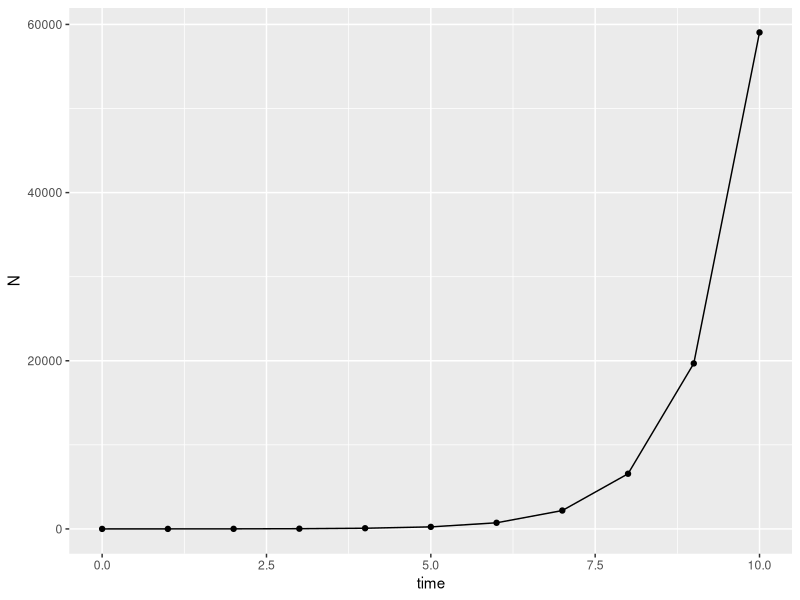
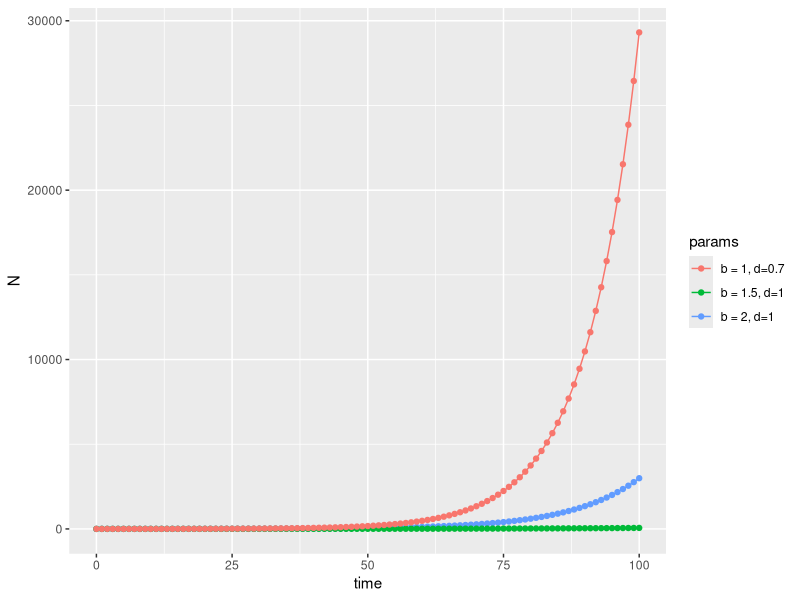
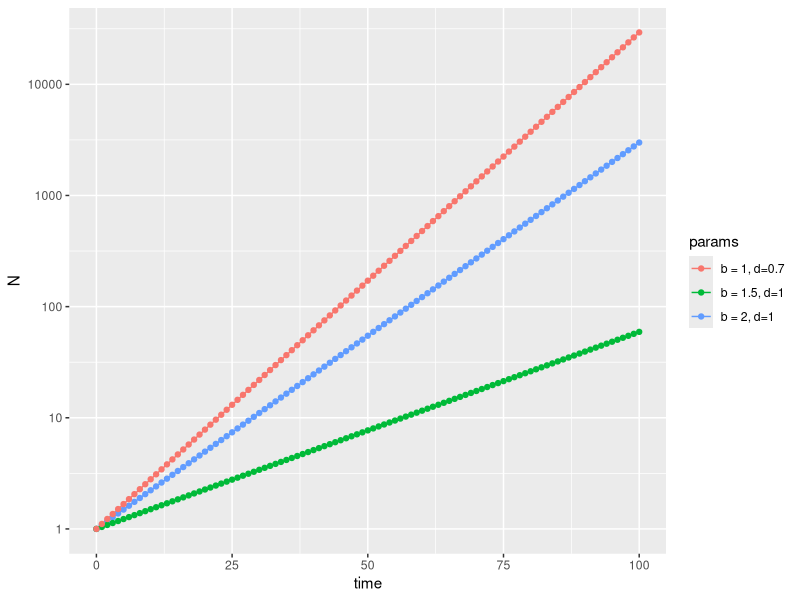
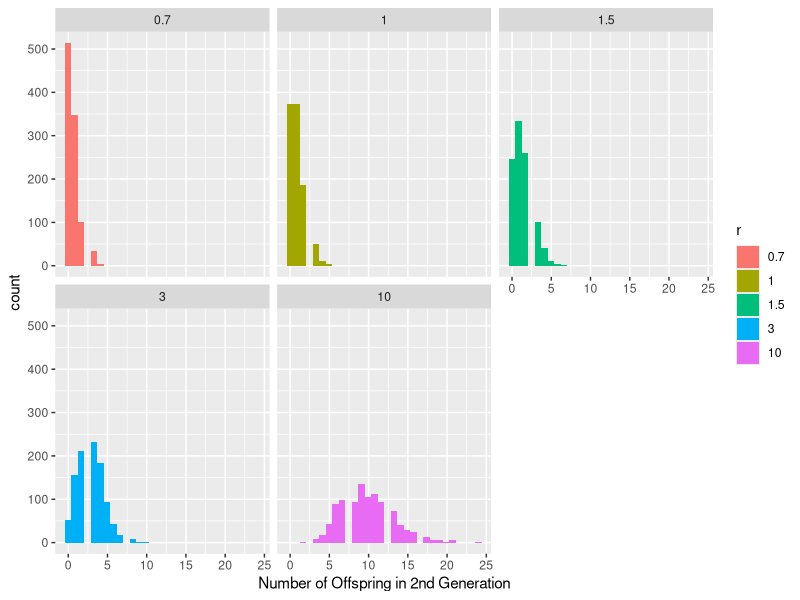
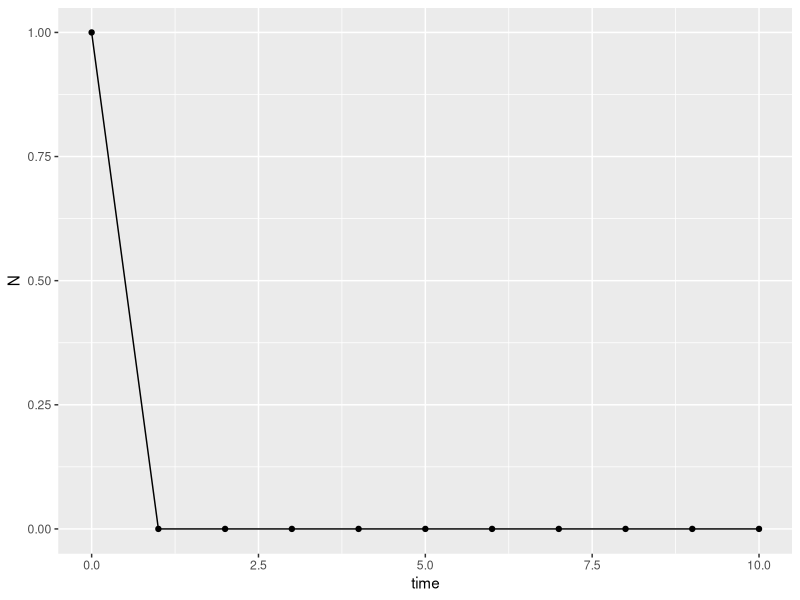
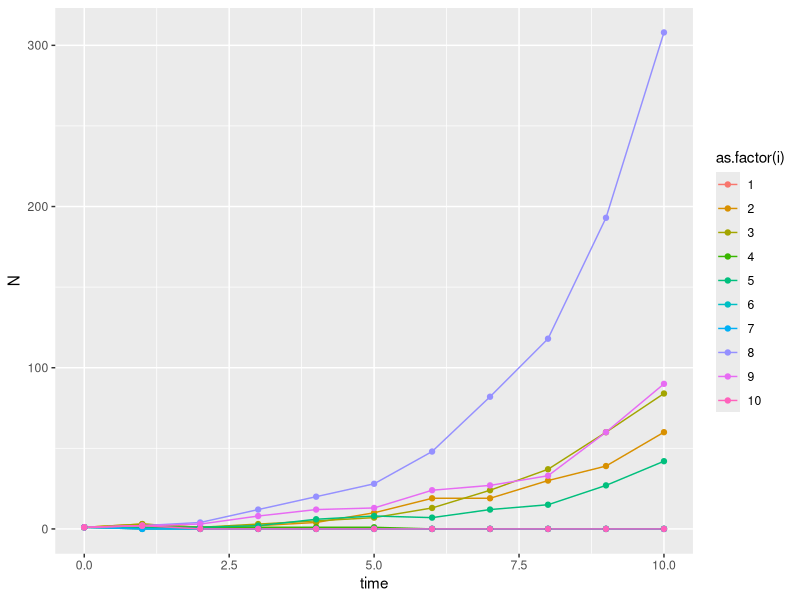
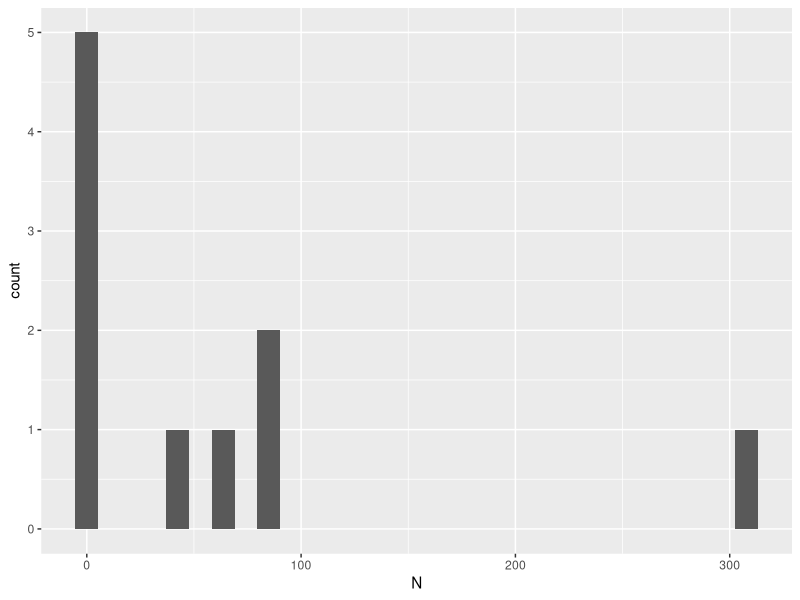
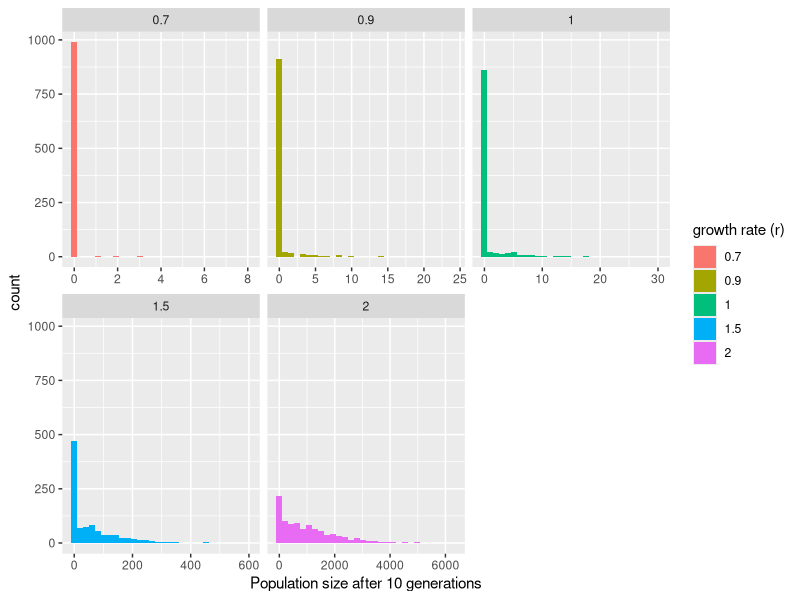

Source code (R) for these figures, in order:
## ---- chunk 1
knitr::opts_chunk$set(echo = TRUE)
## ---- chunk 2
library(tidyverse)
## ---- chunk 3

N_0 <- 1
b <- 2
t <- 1
  
N <- N_0

for (t in 1:t){
  N <- N + b*N
}

print(N)
## ---- chunk 4

N_0 <- 1
b <- 2
t_max <- 10

t_vec <- 0:t_max
N_vec <- rep(0, length(t_vec))
  
N_vec[1] <- N_0

for (i in 1:t_max){
  N_vec[i+1] <- N_vec[i]*(1+b)
}

print(t_vec)
print(N_vec)
## ---- chunk 5

model_output <- data.frame(time = t_vec, N = N_vec)

model_output %>% ggplot(aes(x = time, y = N)) + 
  geom_line() +
  geom_point() 
## ---- chunk 6
N_0 <- 1
b <- 2/12
d <- 1/12
t_max <- 100

sim_birth_death <- function(N_0, b, d, t_max){
  
  t_vec <- 0:t_max
  N_vec <- rep(0, length(t_vec))
    
  N_vec[1] <- N_0
  
  for (i in 1:t_max){
    N_vec[i+1] <- N_vec[i]*(1+b-d)
  }
  
  return(list(time = t_vec,N = N_vec))
  
}

model_output <- as.data.frame(sim_birth_death(N_0, b, d, t_max)) %>%
  mutate(params = "b = 2, d=1") %>%
  rbind(as.data.frame(sim_birth_death(N_0, 1.5/12, d, t_max)) 
        %>% mutate(params = "b = 1.5, d=1")) %>%
  rbind(as.data.frame(sim_birth_death(N_0, 2/12, 0.7/12, t_max)) 
        %>% mutate(params = "b = 1, d=0.7"))


model_output %>% ggplot(aes(x = time, y = N, color = params)) + 
  geom_line() +
  geom_point() 
## ---- chunk 7

model_output %>% ggplot(aes(x = time, y = N, color = params)) + 
  geom_line() +
  geom_point() + 
  scale_y_log10()

## ---- chunk 8
# Number of seeding events creating new populations
n_seeds <- 1000

# r values to simulate
r_values <- c(0.7, 1, 1.5, 3, 10)

# Sample the number of secondary infections
df <- data.frame()
for(r in r_values){
  df <- rbind(df, data.frame(r = r, offspring= rpois(n_seeds, r)))
}

ggplot(df, aes(offspring, fill = factor(r))) +
  geom_histogram() +
  facet_wrap(~r) +
  #theme_bw(base_size = 20) +
  labs(x = "Number of Offspring in 2nd Generation", fill = "r")
## ---- chunk 9

df %>% group_by(r) %>%
  summarise(f = sum(offspring == 0)/n())
## ---- chunk 10

N_0 <- 1
r <- 1.5
t_max <- 10

t_vec <- 0:t_max
N_vec <- rep(0, length(t_vec))

N_vec[1] <- N_0

for (i in 1:t_max){
  N_vec[i+1] <-rpois(1,  N_vec[i]*r)
}

model_output <- data.frame(time = t_vec, N = N_vec)

model_output %>% ggplot(aes(x = time, y = N)) + 
  geom_line() +
  geom_point() 
## ---- chunk 11
N_0 <- 1
r <- 1.5
t_max <- 10

sim_stoch_growth <- function(N_0, r, t_max){
  
  t_vec <- 0:t_max
  N_vec <- rep(0, length(t_vec))

  N_vec[1] <- N_0

  for (i in 1:t_max){
    N_vec[i+1] <-rpois(1,  N_vec[i]*r)
  }
  
  return(N = N_vec)
  
}

model_output <- data.frame()

for(i in 1:10){
    model_output <- rbind(model_output, data.frame(time = 0:t_max, N = sim_stoch_growth(N_0, r, t_max), r=r, i= i))
}

model_output %>% ggplot(aes(x = time, y = N, color = as.factor(i))) + 
  geom_line() +
  geom_point() 
## ---- chunk 12
model_output %>% filter(time == t_max) %>% ggplot(aes(x = N)) + 
  geom_histogram()
## ---- chunk 13

N_0 <- 1
t_max <- 10

model_output <- data.frame()

for(r in c(0.7, 0.9, 1, 1.5, 2)){
  for(i in 1:1000){
      model_output <- rbind(model_output, data.frame(time = 0:t_max, N = sim_stoch_growth(N_0, r, t_max), r=r, i= i))
  }
}

model_output %>% filter(time == t_max) %>% ggplot(aes(x = N, fill = factor(r))) + 
  geom_histogram() + 
  facet_wrap(~r, scales = "free_x") +
  labs(x = "Population size after 10 generations", fill = "growth rate (r)")
